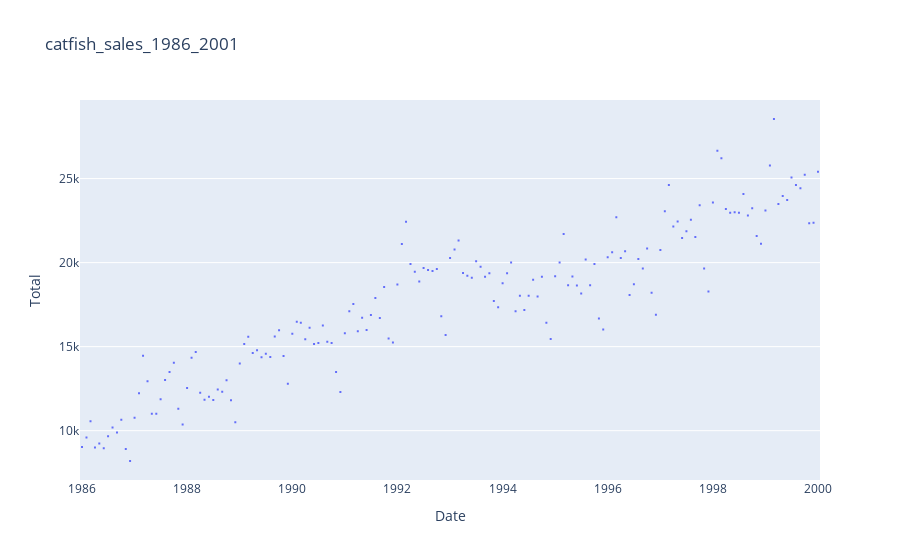

Here is the notebook cell this chart was saved with:
### Code cell
#box plot 
# DOUBLE check if there any anomalies
import plotly.express as px 

fig = px.box(dataset, x='Date', y= 'Total', title= "catfish_sales_1986_2001")
fig.show()

### Figure 1 — Plotly figure (JSON) as saved in the notebook; plotly's stock layout.template omitted (floating-point values rounded to 4 significant figures; data arrays with more than 128 entries replaced by an {"elided": "..."} marker saying what was removed)
{"data": [{"alignmentgroup": "True", "hovertemplate": "Date=%{x}<br>Total=%{y}<extra></extra>", "legendgroup": "", "marker": {"color": "#636efa"}, "name": "", "notched": false, "offsetgroup": "", "orientation": "v", "showlegend": false, "type": "box", "x": {"elided": "169 str values"}, "x0": " ", "xaxis": "x", "y": {"elided": "169 int values"}, "y0": " ", "yaxis": "y"}], "layout": {"boxmode": "group", "legend": {"tracegroupgap": 0}, "title": {"text": "catfish_sales_1986_2001"}, "xaxis": {"anchor": "y", "domain": [0, 1], "title": {"text": "Date"}}, "yaxis": {"anchor": "x", "domain": [0, 1], "title": {"text": "Total"}}}}
